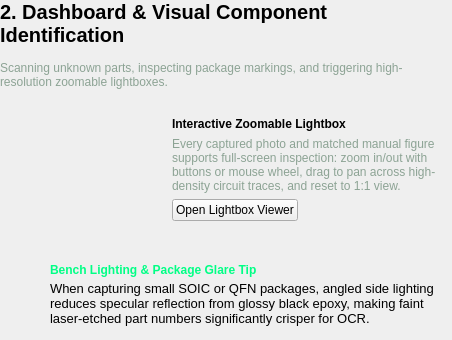
             <widget class="QWidget" name="secDashboard">
              <layout class="QVBoxLayout" name="secDashboardLayout">
               <property name="spacing">
                <number>14</number>
               </property>
               <property name="leftMargin">
                <number>0</number>
               </property>
               <property name="topMargin">
                <number>0</number>
               </property>
               <property name="rightMargin">
                <number>0</number>
               </property>
               <property name="bottomMargin">
                <number>0</number>
               </property>
               <item>
                <widget class="QLabel" name="secDashboardTitle">
                 <property name="text">
                  <string>2. Dashboard &amp; Visual Component Identification</string>
                 </property>
                 <property name="wordWrap">
                  <bool>true</bool>
                 </property>
                 <property name="styleSheet">
                  <string>font-size: 20px; font-weight: 800;</string>
                 </property>
                </widget>
               </item>
               <item>
                <widget class="QLabel" name="secDashboardSubtitle">
                 <property name="text">
                  <string>Scanning unknown parts, inspecting package markings, and triggering high-resolution zoomable lightboxes.</string>
                 </property>
                 <property name="wordWrap">
                  <bool>true</bool>
                 </property>
                 <property name="styleSheet">
                  <string>font-size: 13.5px; color: #8ca394;</string>
                 </property>
                </widget>
               </item>
               <item>
                <widget class="QFrame" name="s2LightboxCard">
                 <property name="role" stdset="0">
                  <string notr="true">card</string>
                 </property>
                 <layout class="QHBoxLayout" name="s2LightboxLayout" stretch="0,1">
                  <property name="spacing">
                   <number>16</number>
                  </property>
                  <property name="leftMargin">
                   <number>16</number>
                  </property>
                  <property name="topMargin">
                   <number>14</number>
                  </property>
                  <property name="rightMargin">
                   <number>16</number>
                  </property>
                  <property name="bottomMargin">
                   <number>14</number>
                  </property>
                  <item>
                   <widget class="QFrame" name="s2DemoImagePanel">
                    <property name="role" stdset="0">
                     <string notr="true">imgPanel</string>
                    </property>
                    <property name="minimumSize">
                     <size>
                      <width>140</width>
                      <height>100</height>
                     </size>
                    </property>
                    <property name="maximumSize">
                     <size>
                      <width>140</width>
                      <height>100</height>
                     </size>
                    </property>
                    <layout class="QVBoxLayout" name="s2DemoImageLayout">
                     <property name="spacing">
                      <number>0</number>
                     </property>
                     <property name="leftMargin">
                      <number>0</number>
                     </property>
                     <property name="topMargin">
                      <number>0</number>
                     </property>
                     <property name="rightMargin">
                      <number>0</number>
                     </property>
                     <property name="bottomMargin">
                      <number>0</number>
                     </property>
                     <item>
                      <widget class="QLabel" name="s2DemoImage">
                       <property name="pixmap">
                        <pixmap>icons/image__00FF85__36.svg</pixmap>
                       </property>
                       <property name="alignment">
                        <set>Qt::AlignCenter</set>
                       </property>
                       <property name="minimumSize">
                        <size>
                         <width>36</width>
                         <height>36</height>
                        </size>
                       </property>
                       <property name="maximumSize">
                        <size>
                         <width>36</width>
                         <height>36</height>
                        </size>
                       </property>
                      </widget>
                     </item>
                    </layout>
                   </widget>
                  </item>
                  <item>
                   <layout class="QVBoxLayout" name="s2LightboxText">
                    <property name="spacing">
                     <number>6</number>
                    </property>
                    <property name="leftMargin">
                     <number>0</number>
                    </property>
                    <property name="topMargin">
                     <number>0</number>
                    </property>
                    <property name="rightMargin">
                     <number>0</number>
                    </property>
                    <property name="bottomMargin">
                     <number>0</number>
                    </property>
                    <item>
                     <widget class="QLabel" name="s2LightboxTitle">
                      <property name="text">
                       <string>Interactive Zoomable Lightbox</string>
                      </property>
                      <property name="wordWrap">
                       <bool>true</bool>
                      </property>
                      <property name="styleSheet">
                       <string>font-size: 14.5px; font-weight: 700;</string>
                      </property>
                     </widget>
                    </item>
                    <item>
                     <widget class="QLabel" name="s2LightboxDesc">
                      <property name="text">
                       <string>Every captured photo and matched manual figure supports full-screen inspection: zoom in/out with buttons or mouse wheel, drag to pan across high-density circuit traces, and reset to 1:1 view.</string>
                      </property>
                      <property name="wordWrap">
                       <bool>true</bool>
                      </property>
                      <property name="styleSheet">
                       <string>font-size: 12.5px; color: #8ca394;</string>
                      </property>
                     </widget>
                    </item>
                    <item>
                     <layout class="QHBoxLayout" name="s2LightboxButtonRow">
                      <property name="spacing">
                       <number>0</number>
                      </property>
                      <property name="leftMargin">
                       <number>0</number>
                      </property>
                      <property name="topMargin">
                       <number>0</number>
                      </property>
                      <property name="rightMargin">
                       <number>0</number>
                      </property>
                      <property name="bottomMargin">
                       <number>0</number>
                      </property>
                      <item>
                       <widget class="QPushButton" name="btnOpenLightbox">
                        <property name="text">
                         <string>Open Lightbox Viewer</string>
                        </property>
                        <property name="kind" stdset="0">
                         <string notr="true">secondary</string>
                        </property>
                        <property name="cursor">
                         <cursorShape>PointingHandCursor</cursorShape>
                        </property>
                        <property name="icon">
                         <iconset>icons/maximize__00FF85.svg<normaloff>icons/maximize__00FF85.svg</normaloff>
                         </iconset>
                        </property>
                        <property name="iconSize">
                         <size>
                          <width>14</width>
                          <height>14</height>
                         </size>
                        </property>
                       </widget>
                      </item>
                      <item>
                       <spacer name="s2BtnSpacer">
                        <property name="orientation">
                         <enum>Qt::Horizontal</enum>
                        </property>
                        <property name="sizeHint" stdset="0">
                         <size>
                          <width>40</width>
                          <height>20</height>
                         </size>
                        </property>
                       </spacer>
                      </item>
                     </layout>
                    </item>
                   </layout>
                  </item>
                 </layout>
                </widget>
               </item>
               <item>
                <widget class="QFrame" name="s2Tip">
                 <property name="role" stdset="0">
                  <string notr="true">calloutTip</string>
                 </property>
                 <layout class="QHBoxLayout" name="s2TipLayout" stretch="0,1">
                  <property name="spacing">
                   <number>14</number>
                  </property>
                  <property name="leftMargin">
                   <number>16</number>
                  </property>
                  <property name="topMargin">
                   <number>14</number>
                  </property>
                  <property name="rightMargin">
                   <number>16</number>
                  </property>
                  <property name="bottomMargin">
                   <number>14</number>
                  </property>
                  <item alignment="Qt::AlignTop">
                   <widget class="QLabel" name="s2TipIcon">
                    <property name="pixmap">
                     <pixmap>icons/zap__00FF85__20.svg</pixmap>
                    </property>
                    <property name="alignment">
                     <set>Qt::AlignCenter</set>
                    </property>
                    <property name="minimumSize">
                     <size>
                      <width>20</width>
                      <height>20</height>
                     </size>
                    </property>
                    <property name="maximumSize">
                     <size>
                      <width>20</width>
                      <height>20</height>
                     </size>
                    </property>
                   </widget>
                  </item>
                  <item>
                   <layout class="QVBoxLayout" name="s2TipTextColumn">
                    <property name="spacing">
                     <number>4</number>
                    </property>
                    <property name="leftMargin">
                     <number>0</number>
                    </property>
                    <property name="topMargin">
                     <number>0</number>
                    </property>
                    <property name="rightMargin">
                     <number>0</number>
                    </property>
                    <property name="bottomMargin">
                     <number>0</number>
                    </property>
                    <item>
                     <widget class="QLabel" name="s2TipTitle">
                      <property name="text">
                       <string>Bench Lighting &amp; Package Glare Tip</string>
                      </property>
                      <property name="wordWrap">
                       <bool>true</bool>
                      </property>
                      <property name="styleSheet">
                       <string>font-size: 13.5px; font-weight: 700; color: #00FF85;</string>
                      </property>
                     </widget>
                    </item>
                    <item>
                     <widget class="QLabel" name="s2TipText">
                      <property name="text">
                       <string>When capturing small SOIC or QFN packages, angled side lighting reduces specular reflection from glossy black epoxy, making faint laser-etched part numbers significantly crisper for OCR.</string>
                      </property>
                      <property name="wordWrap">
                       <bool>true</bool>
                      </property>
                      <property name="styleSheet">
                       <string>font-size: 13px;</string>
                      </property>
                     </widget>
                    </item>
                   </layout>
                  </item>
                 </layout>
                </widget>
               </item>
              </layout>
             </widget>
